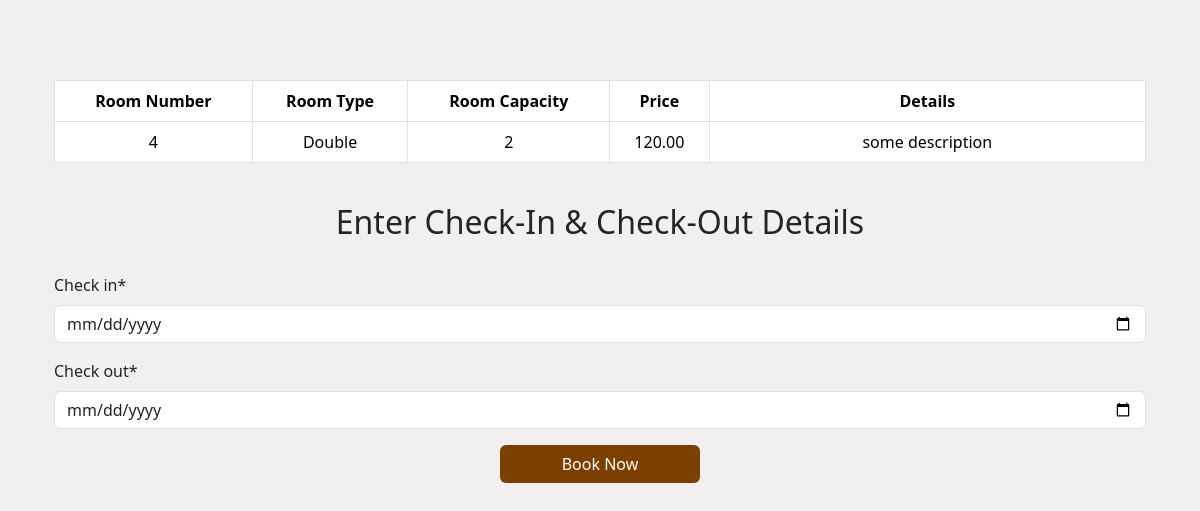
The page /book-room/4/ on the database as committed earlier.
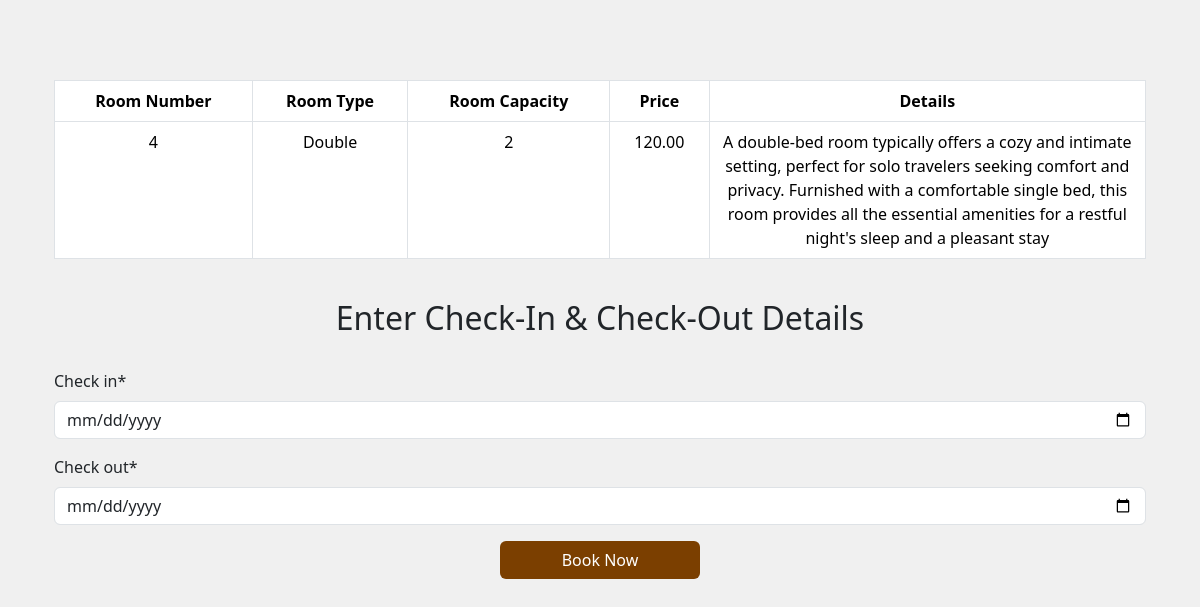
The same page on the database as committed later.
### hotel/models.py (models this page shows)
class Room(models.Model):
    ROOM_TYPES = (
        ('SIN', 'Single'),
        ('DBL', 'Double'),
        ('SUI', 'Suite'),
    )
    room_number = models.CharField(max_length=5, unique=True)
    room_type = models.CharField(max_length=3, choices=ROOM_TYPES)
    capacity = models.IntegerField(null=True)
    price = models.DecimalField(max_digits=6, decimal_places=2)
    is_available = models.BooleanField(default=True)
    image = models.ImageField(upload_to='room_images/', null=True,
                              blank=True)  # Assume you have a media directory set up
    description = models.TextField(null=True, blank=True)

### hotel/views.py (the view)
# urls.py: path('book-room/<int:room_id>/', views.book_room, name='book_room'),
def book_room(request, room_id):
    room = get_object_or_404(Room, pk=room_id)
    if request.method == 'POST':
        form = BookingForm(request.POST)
        if form.is_valid():
            booking = form.save(commit=False)
            booking.room = room
            booking.user = request.user
            booking.total_price = room.price  # You might want to calculate this based on days
            booking.save()
            room.save()
            messages.success(request, 'Room Added successfully.')
            return redirect('select_services', booking_id=booking.id)
    else:
        form = BookingForm()
    return render(request, 'book_room.html', {'form': form, 'room': room})

### hotel/forms.py
class BookingForm(forms.ModelForm):
    class Meta:
        model = Booking
        fields = ['check_in', 'check_out']
        widgets = {
            'check_in': forms.DateInput(attrs={'type': 'date'}),
            'check_out': forms.DateInput(attrs={'type': 'date'}),
        }

### hotel/templates/book_room.html (shortened to what this page needs)
{% extends 'base.html' %}
 {% load crispy_forms_tags %}
{% block content %}
<div class="container">
    <table class="table table-bordered text-center">
        <thead>
        <tr>
            <th>Room Number</th>
            <th>Room Type</th>
            <th>Room Capacity</th>
            <th>Price</th>
            <th style="width:40%;">Details</th>
        </tr>
        </thead>
        <tbody>
        <tr>
            <td>{{room.room_number}}</td>
             <td>{{room.get_room_type_display}}</td>
             <td>{{room.capacity}}</td>
             <td>{{room.price}}</td>
             <td>{{room.description}}</td>
        </tr>
        </tbody>
    </table>
    <br>
    <h2 class="text-center">Enter Check-In & Check-Out Details</h2>
    <br>
    <form method="post">
        {{ form|crispy }}
        <center>
             <button type="submit" class="btn primary-btn">Book Now</button>
        </center>
    </form>
</div>
{% endblock %}

Rows that differ between the two databases and show on the page:
changed Room "Double": description "some description" → "A double-bed room typically offers a cozy and intimate setting, perfect for solo travelers seeking comfort and privacy. Furnished with a comfortable single bed, this room provides all the essential amenities for a restful night's sleep and a pleasant stay"
